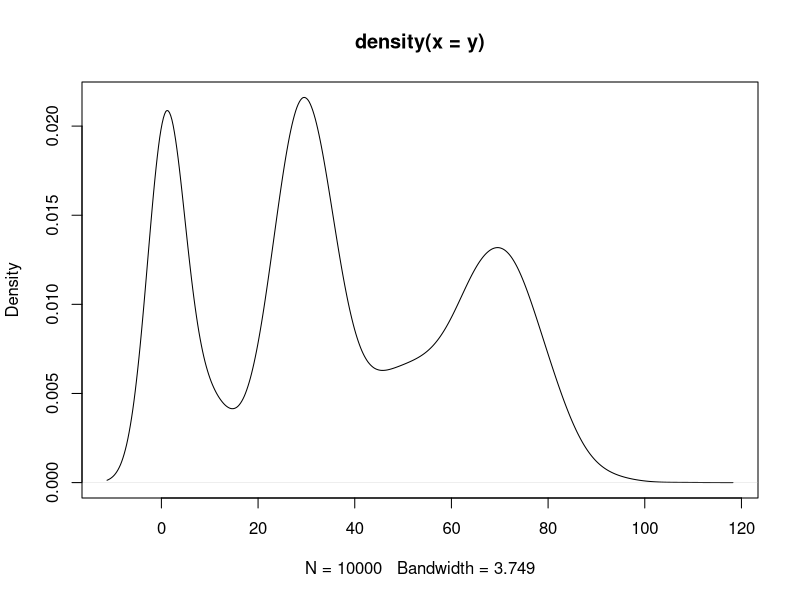

The R source for this figure:
library(magrittr)

# k-Mixture Poisson Model
k = 5                                   # number of mixture components

# Data Generation
n = 10000                               # sample size.          ; i = 1,2,...,n
pi.TRUE = c(0.2, 0.05, 0.35, 0.1, 0.3)  # mixture weights, p_j, ; j = 1,2,...,k
lambda.TRUE = c(1, 10, 30, 50, 70)      # lambda_j,             ; j = 1,2,...,k

set.seed(1)
z.TRUE = sample(1:k, size = n, replace = T, prob = pi.TRUE) # Indicator variable Z (= delta_ij)
y = sapply(z.TRUE, function(z) rpois(1, lambda.TRUE[z]))    # observations y_i, i = 1,2,...,n

plot(density(y))
##################################################

# EM Algorithm

# (1) Set initial values (by k-means method)
set.seed(1)
cluster.kmeans = kmeans(y, centers = k)
init = list(pi = as.numeric(table(cluster.kmeans$cluster)/n)[order(cluster.kmeans$centers[,1])],
            lambda = as.numeric(sort(cluster.kmeans$centers[,1])))

#Cluster means:
#1 54.85071
#2 73.05784
#3  2.55703
#4 34.66868
#5 24.97744

# as.numeric(table(cluster.kmeans$cluster))
# 1400 2386 2411 1986 1817

# as.numeric(table(cluster.kmeans$cluster)/n)
# 0.1400 0.2386 0.2411 0.1986 0.1817

# order(cluster.kmeans$centers[,1])
# 3 5 4 1 2

# pi
# 0.2411 0.1817 0.1986 0.1400 0.2386

# lambda
# 2.55703 24.97744 34.66868 54.85071 73.05784


# (2) Algorithm
mixture_poisson = function(y, init, tol = 1e-06, max.iter = 100000000) {
  n = length(y)
  k = length(init$pi)
  
  # E-step
  pi_after      = init$pi
  lambda_after  = init$lambda
  
  # M-step
  pi_before     = numeric(k)
  lambda_before = numeric(k)
  
  iter = 0
  while ((any(abs(lambda_before - lambda_after)/(lambda_before + 1e-04) > tol) | any(abs(pi_before - pi_after)/(pi_before + 1e-04) > tol)) & iter < max.iter) {
    # E-step
    pi_before = pi_after
    lambda_before = lambda_after
    
    # Find matrix w
 # method 1
    # w = outer(1:n, 1:k, Vectorize(function(i, j) (pi_before[j] * dpois(y[i], lambda_before[j]))/sum(pi_before * dpois(y[i], lambda_before))))
 # method 2
    # w = matrix(nrow = n, ncol = k)
    # for (i in 1:n) {
    #   for (j in 1:k) {
    #     w[i,j] = (pi_before[j] * dpois(y[i], lambda_before[j]))/sum(pi_before * dpois(y[i], lambda_before))
    #   }
    # }
  # method 3
    w = t(replicate(n, pi_before)) * outer(y, lambda_before, dpois) / replicate(k, rowSums(   t(replicate(n, pi_before))*outer(y, lambda_before, dpois)  )  )
    
    # M-step
    pi_after = colSums(w)/n
    lambda_after = colSums(w*y)/colSums(w)
    
    iter = iter + 1
    cat('Iteration: ', iter, '\n')
  }
  
  # log likelihood
  w = t(replicate(n, pi_after)) * outer(y, lambda_after, dpois) / replicate(k, rowSums(t(replicate(n, pi_after)) * outer(y, lambda_after, dpois)))
  loglik = sum(w * log(t(replicate(n, pi_after)) * outer(y, lambda_after, dpois)))

  return(list(iter = iter, loglik = loglik, init = init, pi = pi_after, lambda = lambda_after, wp = w))
}

# (3) Execute iteration
mixture_poisson(y, init)

